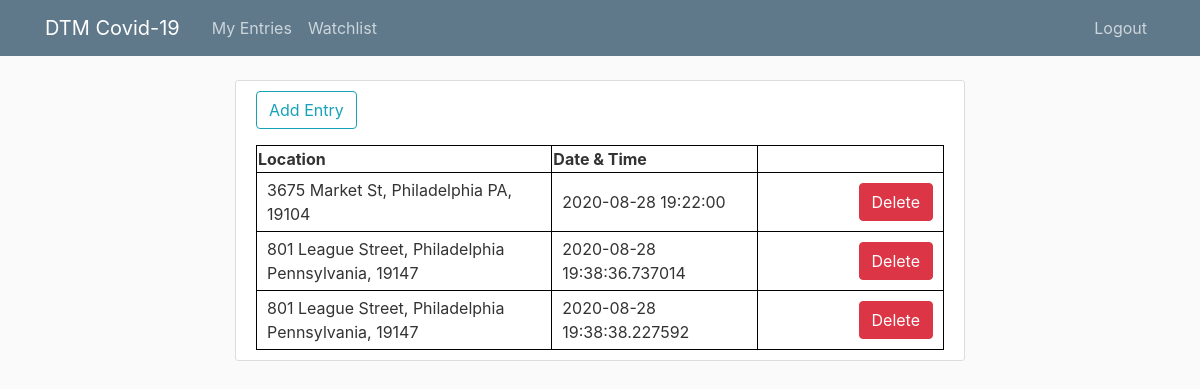
The page /personal_entries (signed in) on the database its author committed.
### dtm_covid19/models.py (models this page shows, shortened)
class Entry(db.Model):
    id = db.Column(db.Integer, primary_key=True)
    user_id = db.Column(db.Integer, unique=False, nullable=False)
    address = db.Column(db.String(255), unique=False, nullable=True)
    city = db.Column(db.String(30), unique=False, nullable=True)
    state = db.Column(db.String(2), unique=False, nullable=True)
    zip_code = db.Column(db.String(5), unique=False, nullable=True)
    full_address = db.Column(db.String(255), unique=False, nullable=True)
    datetime = db.Column(db.DateTime(), unique=False, nullable=True)

### dtm_covid19/routes.py (the view)
@app.route('/personal_entries', methods=['post', 'get'])
@login_required
def personal_entries():
    entries = Entry.query.filter_by(user_id=current_user.id).all()
    if request.method == 'POST' and 'delete' in request.form.keys():
        entry_id = request.args.get('entry_id')
        db.session.delete(Entry.query.get(entry_id))
        db.session.commit()
        return redirect(url_for('personal_entries'))
    return render_template('entries/personal_entries.html', entries=entries)

### dtm_covid19/models.py (called while the page is built)
@login_manager.user_loader
def load_user(user_id):
    return User.query.get(int(user_id))

### dtm_covid19/templates/entries/personal_entries.html (shortened to what this page needs)
{% extends 'base.html' %}
{% block content %}
	<div class="content-section">
        <div class="form-group">
        	<a href="{{ url_for('add_entry') }}" class="btn btn-outline-info">Add Entry</a>
        </div>
        <table>
            {% if entries %}
                <tr class="table-header border-bottom">
                    <th>Location</th>
                    <th>Date & Time</th>
                    <th class="buttons-column" style="width: 186px;"></th>
                </tr>
                {% for entry in entries %}
        	        <tr>
        				<td>{{ entry.full_address }}</td>
        				<td>{{ entry.datetime }}</td>
        				<td align='right'>
        					<form method="POST" action="{{ url_for('personal_entries', entry_id=entry.id) }}">
        						<input class="btn btn-danger" type="submit" name="delete" value="Delete" onclick="return confirm('Are you sure you want to delete this entry?')">
        					</form>
        				</td>
        			</tr>
                {% endfor %}
            {% endif %}
        </table>
{% endblock %}

### dtm_covid19/templates/base.html (shortened to what this page needs)
<!DOCTYPE html>
<html>
<head>
    <link
        rel="stylesheet"
        href="https://maxcdn.bootstrapcdn.com/bootstrap/4.0.0/css/bootstrap.min.css"
    />
    <link rel="stylesheet" type="text/css" href="{{ url_for('static', filename='main.css') }}">
</head>
<body>
    <header class="site-header">
        <nav class="navbar navbar-expand-md navbar-dark bg-steel fixed-top">
            <div class="container">
                <a class="navbar-brand mr-4" href="/">DTM Covid-19</a>
                <div class="collapse navbar-collapse" id="navbarToggle">
                    <div class="navbar-nav mr-auto">
                        {% if current_user.is_authenticated %}
                        <a class="nav-item nav-link" href="{{ url_for('personal_entries') }}">My Entries</a>
                        <a class="nav-item nav-link" href="{{ url_for('potentially_infected') }}">Watchlist</a>
                        {% endif %}
                    </div>
                    <div class="navbar-nav">
                        {% if current_user.is_authenticated %}
                        <a class="nav-item nav-link" href="{{ url_for('logout') }}">Logout</a>
                        {% endif %}
                    </div>
                </div>
            </div>
        </nav>
    </header>
    <main role="main" class="container">
        <div class="row">
            <div class="col-md-8">
                {% block content %}{% endblock %}
        </div>
    </main>
</body>
</html>

### dtm_covid19/static/main.css (style rules this page uses)
table, th, td { border: 1px solid black; border-collapse: collapse; }
td { padding: 5px 10px 5px 10px; }
.row { display: flex; justify-content: center; }
body { background: #fafafa; color: #333333; margin-top: 5rem; }
.bg-steel { background-color: #5f788a; }
.site-header .navbar-nav .nav-link { color: #cbd5db; }
.content-section { background: #ffffff; padding: 10px 20px; border: 1px solid #dddddd; border-radius: 3px; margin-bottom: 20px; }

### rows shown on the page
Entry: full_address "3675 Market St, Philadelphia PA, 19104", datetime "2020-08-28 19:22:00"
Entry: full_address "801 League Street, Philadelphia Pennsylvania, 19147", datetime "2020-08-28 19:38:36.737014"
Entry: full_address "801 League Street, Philadelphia Pennsylvania, 19147", datetime "2020-08-28 19:38:38.227592"
